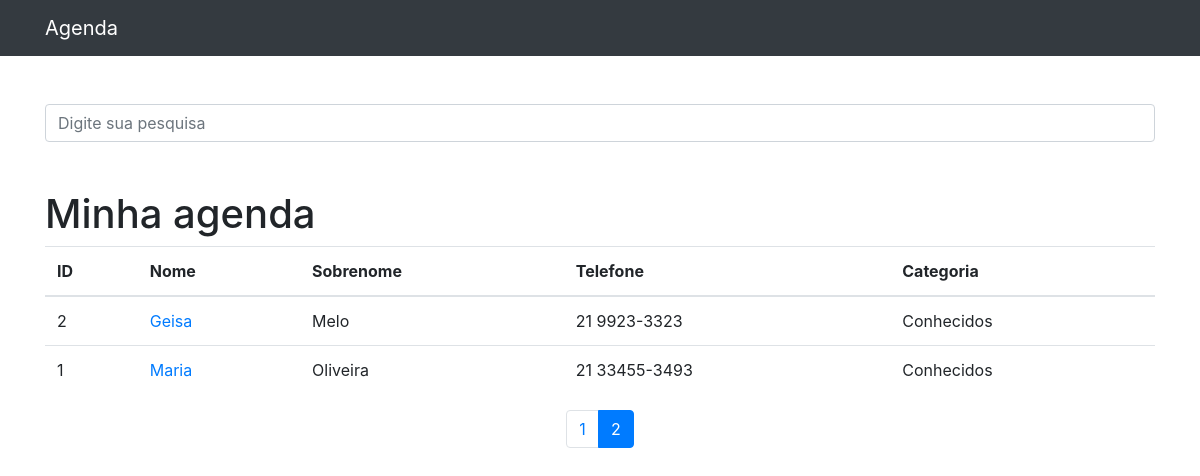
Page /?p=2 on the committed database.
### contatos/models.py (models this page shows, shortened)
class Contato(models.Model):
    nome = models.CharField(max_length=255)
    sobrenome = models.CharField(max_length=255, blank=True)
    telefone = models.CharField(max_length=255)
    email = models.CharField(max_length=255, blank=True)
    data_criacao = models.DateTimeField(default=timezone.now)
    descricao = models.TextField(blank=True)
    categoria = models.ForeignKey(Categoria, on_delete=models.DO_NOTHING)
    mostrar = models.BooleanField(default=True)
    foto = models.ImageField(blank=True, upload_to='fotos/%Y/%m/%d')

class Categoria(models.Model):
    nome = models.CharField(max_length=255)
    def __str__(self) -> str:
        return self.nome

### contatos/views.py (the view)
# urls.py: path('', views.index, name='index'),
def index(request):
    contatos = Contato.objects.order_by('-id')
    paginator = Paginator(contatos, 5)
    page = request.GET.get('p')
    contatos = paginator.get_page(page)
    return render(request, 'contatos/index.html', {
        'contatos': contatos
    })

### contatos/templates/contatos/index.html
{% extends 'base.html' %}
{%block conteudo%}
    <h1 class="mt-5">Minha agenda</h1>
<table class="table">
  <thead>
    <tr>
      <th>ID</th>
      <th>Nome</th>
      <th>Sobrenome</th>
      <th>Telefone</th>
      <th>Categoria</th>
    </tr>
  </thead>
  <tbody>
    {% for contato in contatos %}
      {% if contato.mostrar %}
      <tr>
        <td>{{ contato.id }}</td>
        <td>
          <a href="{% url 'ver_contato' contato.id %}">{{ contato.nome }}</a>
        </td>
        <td>{{ contato.sobrenome }}</td>
        <td>{{ contato.telefone }}</td>
        <td>{{ contato.categoria }}</td>
      </tr>
      {% endif %}
    {% endfor %}
  </tbody>
</table>
<nav aria-label="Page navigation example">
  <ul class="pagination justify-content-center">
    {% for pagina in contatos.paginator.page_range %}
      {% if contatos.number == pagina %}
        <li class="page-item active"><a class="page-link" href="?p={{ pagina }}">{{ pagina }}</a></li>
      {% else %}
        <li class="page-item"><a class="page-link" href="?p={{ pagina }}">{{ pagina }}</a></li>
      {% endif %}
    {% endfor %}
  </ul>
</nav>
{%endblock%}

### rows in the picture
Contato: id "2", nome "Geisa", sobrenome "Melo", telefone "21 9923-3323", categoria "Conhecidos"
Contato: id "1", nome "Maria", sobrenome "Oliveira", telefone "21 33455-3493", categoria "Conhecidos"

### other values in the picture
{{ pagina }} "1"
{{ pagina }} "2"
